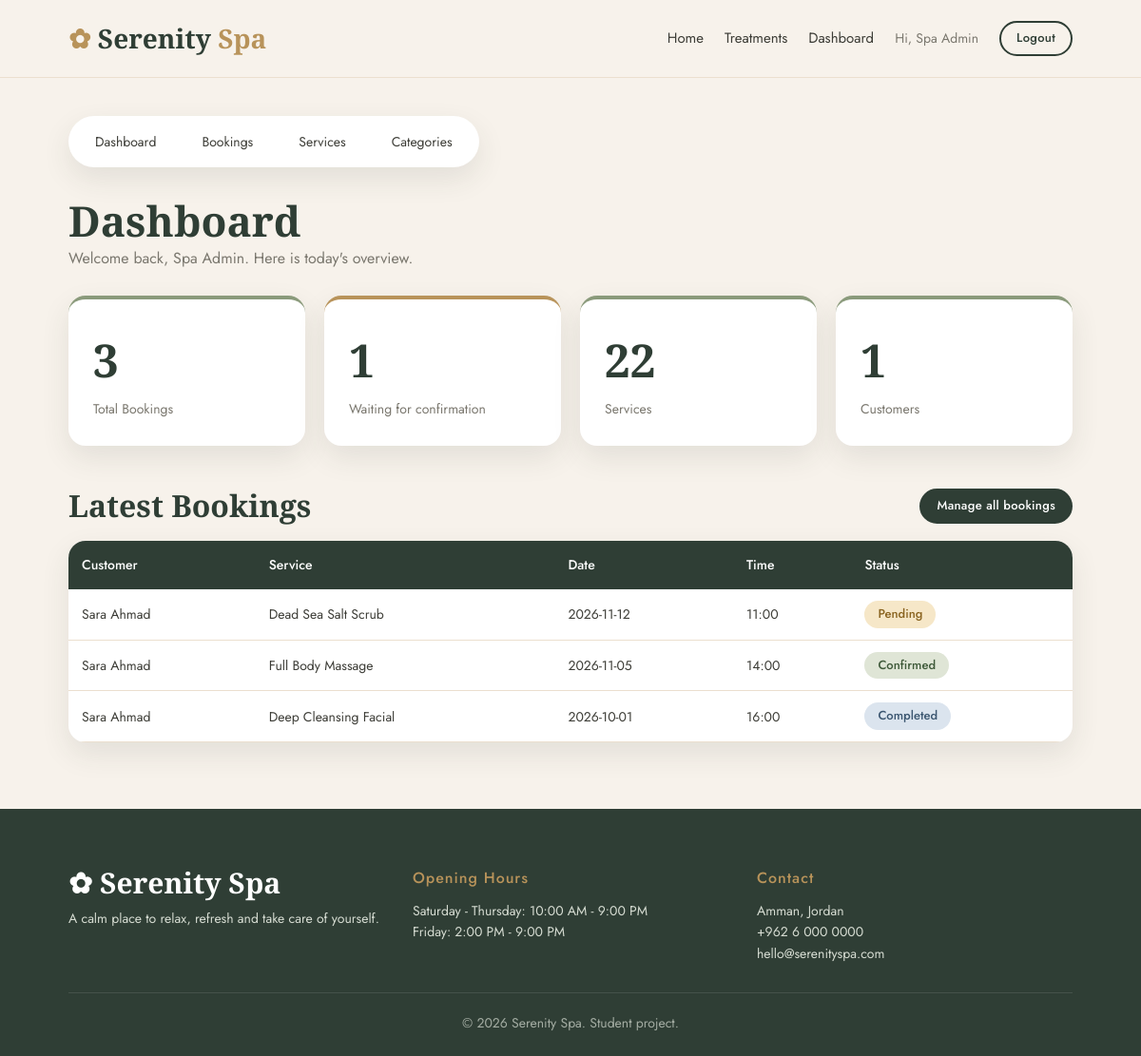
Page /admin_dashboard.php (signed in) on the committed database.
### tables this page shows
CREATE TABLE bookings (
    id INT AUTO_INCREMENT PRIMARY KEY,
    user_id INT NOT NULL,
    service_id INT NOT NULL,
    booking_date DATE NOT NULL,
    booking_time TIME NOT NULL,
    notes VARCHAR(255) NULL,
    status VARCHAR(20) NOT NULL DEFAULT 'pending',   
    created_at TIMESTAMP DEFAULT CURRENT_TIMESTAMP,
    FOREIGN KEY (user_id) REFERENCES users(id),
    FOREIGN KEY (service_id) REFERENCES services(id)
);

CREATE TABLE users (
    id INT AUTO_INCREMENT PRIMARY KEY,
    full_name VARCHAR(100) NOT NULL,
    email VARCHAR(100) NOT NULL UNIQUE,
    phone VARCHAR(20) NULL,
    password VARCHAR(255) NOT NULL,
    role VARCHAR(20) NOT NULL DEFAULT 'customer',  
    created_at TIMESTAMP DEFAULT CURRENT_TIMESTAMP
);

CREATE TABLE services (
    id INT AUTO_INCREMENT PRIMARY KEY,
    category_id INT NOT NULL,
    name VARCHAR(100) NOT NULL,
    description TEXT NULL,
    price DECIMAL(10,2) NOT NULL,
    duration INT NOT NULL,                            
    image VARCHAR(255) NULL,                          
    FOREIGN KEY (category_id) REFERENCES categories(id)
);

### db.php (called while the page is built, shortened)
<?php
class DB_con
{
    private $connect;
    public function __construct()
    {
        try {
            $this->connect = new PDO(
                "mysql:host=" . DB_HOST . ";port=" . DB_PORT . ";dbname=" . DB_NAME . ";charset=utf8mb4",
                DB_USER,
                DB_PASS
            );
        } catch (PDOException $e) {
            echo "Error : " . $e->getMessage() . "<br/>";
            die();
        }
    }
    public function countCustomers()
    {
        $sql = "SELECT COUNT(*) FROM users WHERE role = 'customer'";
        return $this->connect->query($sql)->fetchColumn();
    }
    public function countServices()
    {
        $sql = "SELECT COUNT(*) FROM services";
        return $this->connect->query($sql)->fetchColumn();
    }
    public function fetchAllBookings()
    {
        $sql = "SELECT bookings.*, users.full_name, users.phone,
                       services.name AS service_name, services.price
                FROM bookings
                JOIN users ON bookings.user_id = users.id
                JOIN services ON bookings.service_id = services.id
                ORDER BY bookings.booking_date DESC, bookings.booking_time DESC";
        return $this->connect->query($sql)->fetchAll(PDO::FETCH_ASSOC);
    }
    public function countBookings()
    {
        $sql = "SELECT COUNT(*) FROM bookings";
        return $this->connect->query($sql)->fetchColumn();
    }
    public function countPendingBookings()
    {
        $sql = "SELECT COUNT(*) FROM bookings WHERE status = 'pending'";
        return $this->connect->query($sql)->fetchColumn();
    }
}

### admin_dashboard.php (the view, shortened to what this page needs)
<?php
require "db.php";
$db_obj = new DB_con();
$total_services = $db_obj->countServices();
$total_customers = $db_obj->countCustomers();
$total_bookings = $db_obj->countBookings();
$pending_bookings = $db_obj->countPendingBookings();
$latest_bookings = array_slice($db_obj->fetchAllBookings(), 0, 5);
require "header.php";
?>
<section class="admin-page">
    <?php require "admin_menu.php"; ?>
    <h1>Dashboard</h1>
    <p class="auth-sub">Welcome back, <?= htmlspecialchars($_SESSION['full_name']) ?>. Here is today's overview.</p>
    <div class="stats-grid">
        <div class="stat-card">
            <span class="stat-number"><?= (int) $total_bookings ?></span>
            <span class="stat-label">Total Bookings</span>
        </div>
        <div class="stat-card stat-highlight">
            <span class="stat-number"><?= (int) $pending_bookings ?></span>
            <span class="stat-label">Waiting for confirmation</span>
        </div>
        <div class="stat-card">
            <span class="stat-number"><?= (int) $total_services ?></span>
            <span class="stat-label">Services</span>
        </div>
        <div class="stat-card">
            <span class="stat-number"><?= (int) $total_customers ?></span>
            <span class="stat-label">Customers</span>
        </div>
    </div>
    <div class="table-head">
        <h2>Latest Bookings</h2>
        <a href="admin_bookings.php" class="btn btn-small">Manage all bookings</a>
    </div>
    <div class="table-wrap">
        <table class="table">
            <thead>
                <tr>
                    <th>Customer</th>
                    <th>Service</th>
                    <th>Date</th>
                    <th>Time</th>
                    <th>Status</th>
                </tr>
            </thead>
            <tbody>
                <?php foreach ($latest_bookings as $booking) : ?>
                    <tr>
                        <td><?= htmlspecialchars($booking['full_name']) ?></td>
                        <td><?= htmlspecialchars($booking['service_name']) ?></td>
                        <td><?= htmlspecialchars($booking['booking_date']) ?></td>
                        <td><?= htmlspecialchars(substr($booking['booking_time'], 0, 5)) ?></td>
                        <td>
                            <span class="status status-<?= htmlspecialchars($booking['status']) ?>">
                                <?= htmlspecialchars($booking['status']) ?>
                            </span>
                        </td>
                    </tr>
                <?php endforeach; ?>
            </tbody>
        </table>
    </div>
</section>
<?php require "footer.php"; ?>

### header.php (shortened to what this page needs)
<!DOCTYPE html>
<html lang="en">
<head>
    <link rel="stylesheet" href="css/style.css">
</head>
<body>
<header class="navbar">
    <a href="index.php" class="logo">
        <span class="logo-mark">&#10047;</span>
        Serenity <span>Spa</span>
    </a>
    <nav class="nav-links">
        <a href="index.php">Home</a>
        <a href="services.php">Treatments</a>
        <?php if (isset($_SESSION['user_id'])) : ?>
            <?php if ($_SESSION['role'] === 'admin') : ?>
                <a href="admin_dashboard.php">Dashboard</a>
            <?php else : ?>
                <a href="my_bookings.php">My Bookings</a>
            <?php endif; ?>
            <span class="nav-user">Hi, <?= htmlspecialchars($_SESSION['full_name']) ?></span>
            <a href="logout.php" class="btn btn-small btn-outline">Logout</a>
        <?php else : ?>
            <a href="login.php">Login</a>
            <a href="register.php" class="btn btn-small">Register</a>
        <?php endif; ?>
    </nav>
</header>

### admin_menu.php
<div class="admin-menu">
    <a href="admin_dashboard.php">Dashboard</a>
    <a href="admin_bookings.php">Bookings</a>
    <a href="admin_services.php">Services</a>
    <a href="admin_categories.php">Categories</a>
</div>

### footer.php
<footer class="footer">
    <div class="footer-grid">
        <div>
            <h3 class="footer-logo">&#10047; Serenity Spa</h3>
            <p>A calm place to relax, refresh and take care of yourself.</p>
        </div>
        <div>
            <h4>Opening Hours</h4>
            <p>Saturday - Thursday: 10:00 AM - 9:00 PM</p>
            <p>Friday: 2:00 PM - 9:00 PM</p>
        </div>
        <div>
            <h4>Contact</h4>
            <p>Amman, Jordan</p>
            <p>+962 6 000 0000</p>
            <p>hello@serenityspa.com</p>
        </div>
    </div>
    <p class="copyright">&copy; <?= date('Y') ?> Serenity Spa. Student project.</p>
</footer>
</body>
</html>

### css/style.css (style rules this page uses)
:root { --cream: #f7f2eb; --sand: #ebdfcf; --sage: #8a9a7b; --sage-light: #dfe5d6; --forest: #2f3e35; --gold: #b8935a; --text: #3d3d37; --muted: #7a776e; --white: #ffffff; --danger: #b5544b; --title-font: 'Cormorant Garamond', Georgia, serif; --body-font: 'Jost', Arial, sans-serif; --radius: 18px; --shadow: 0 12px 30px rgba(47, 62, 53, 0.10); }
* { margin: 0; padding: 0; box-sizing: border-box; }
body { font-family: var(--body-font); background: var(--cream); color: var(--text); line-height: 1.6; }
a { color: inherit; text-decoration: none; }
h1, h2, h3 { font-family: var(--title-font); color: var(--forest); font-weight: 600; line-height: 1.2; }
.btn { display: inline-block; background: var(--forest); color: var(--white); padding: 12px 26px; border: 2px solid var(--forest); border-radius: 40px; font-family: var(--body-font); font-size: 15px; font-weight: 500; letter-spacing: 0.3px; cursor: pointer; text-align: center; transition: 0.3s; }
.btn-outline { background: transparent; color: var(--forest); }
.btn-small { padding: 6px 16px; font-size: 13px; }
.navbar { display: flex; justify-content: space-between; align-items: center; flex-wrap: wrap; gap: 14px; padding: 18px 6%; background: var(--cream); border-bottom: 1px solid var(--sand); position: sticky; top: 0; z-index: 10; }
.logo { font-family: var(--title-font); font-size: 28px; font-weight: 700; color: var(--forest); }
.logo span { color: var(--gold); }
.logo-mark { color: var(--sage); }
.nav-links { display: flex; align-items: center; flex-wrap: wrap; gap: 22px; font-size: 15px; }
.nav-user { color: var(--muted); font-size: 14px; }
.auth-sub { color: var(--muted); margin-bottom: 14px; }
.status { display: inline-block; padding: 4px 14px; border-radius: 20px; font-size: 13px; font-weight: 500; text-transform: capitalize; }
.status-pending { background: #f6e7c8; color: #8a6420; }
.status-confirmed { background: var(--sage-light); color: #3f5a3a; }
.status-completed { background: #dbe4ee; color: #3b5670; }
.admin-page { padding: 40px 6% 70px; }
.admin-page > h1 { font-size: 44px; }
.admin-menu { display: flex; flex-wrap: wrap; gap: 8px; margin-bottom: 30px; padding: 8px; background: var(--white); border-radius: 40px; box-shadow: var(--shadow); width: fit-content; }
.admin-menu a { padding: 8px 20px; border-radius: 30px; font-size: 14px; }
.stats-grid { display: grid; grid-template-columns: repeat(auto-fit, minmax(200px, 1fr)); gap: 20px; margin: 26px 0 44px; }
.stat-card { background: var(--white); padding: 26px; border-radius: var(--radius); box-shadow: var(--shadow); border-top: 4px solid var(--sage); }
.stat-highlight { border-top-color: var(--gold); }
.stat-number { display: block; font-family: var(--title-font); font-size: 48px; font-weight: 700; color: var(--forest); }
.stat-label { color: var(--muted); font-size: 14px; }
.table-head { display: flex; justify-content: space-between; align-items: center; flex-wrap: wrap; gap: 14px; margin-bottom: 18px; }
.table-head h2 { font-size: 32px; }
.table-wrap { overflow-x: auto; background: var(--white); border-radius: var(--radius); box-shadow: var(--shadow); }
.table { width: 100%; border-collapse: collapse; font-size: 14px; }
.table th { background: var(--forest); color: var(--white); text-align: left; padding: 14px; font-weight: 500; white-space: nowrap; }
.table td { padding: 12px 14px; border-bottom: 1px solid var(--sand); vertical-align: middle; }
.footer { background: var(--forest); color: #d6dcd2; padding: 60px 6% 24px; }
.footer-grid { display: grid; grid-template-columns: repeat(auto-fit, minmax(220px, 1fr)); gap: 30px; margin-bottom: 30px; }
.footer h4 { color: var(--gold); font-weight: 500; margin-bottom: 10px; letter-spacing: 1px; }
.footer-logo { color: var(--white); font-size: 30px; margin-bottom: 8px; }
.footer p { font-size: 14px; }
.copyright { text-align: center; border-top: 1px solid rgba(255, 255, 255, 0.15); padding-top: 20px; opacity: 0.7; }

### rows in the picture
bookings: user.full_name "Sara Ahmad", service.name "Dead Sea Salt Scrub", booking_date "2026-11-12", booking_time "11:00", status "Pending"
bookings: user.full_name "Sara Ahmad", service.name "Full Body Massage", booking_date "2026-11-05", booking_time "14:00", status "Confirmed"
bookings: user.full_name "Sara Ahmad", service.name "Deep Cleansing Facial", booking_date "2026-10-01", booking_time "16:00", status "Completed"

### other values in the picture
$_SESSION['full_name'] "Spa Admin"
$total_bookings "3"
$pending_bookings "1"
$total_services "22"
$total_customers "1"
